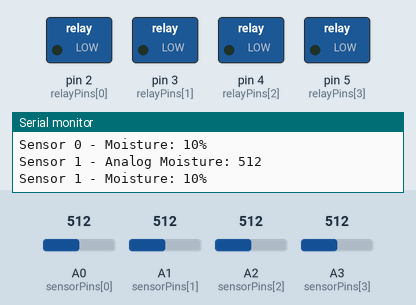
Recording of a sketch running on a simulated Arduino Uno, built with avr-gcc and run on an emulated ATmega328P. Parts: switched loads named in the sketch (green lamp = pin HIGH), the last lines printed to the serial monitor. The test bench sets the inputs (shaded band); at power-on: A0 (sensorPins[0]) = 512, A1 (sensorPins[1]) = 512, A2 (sensorPins[2]) = 512, A3 (sensorPins[3]) = 512.

Above: at 9.2 s.
9.3 s: A0 (sensorPins[0]) set to 489
13.8 s: A0 (sensorPins[0]) set to 462
At 16.8 s:
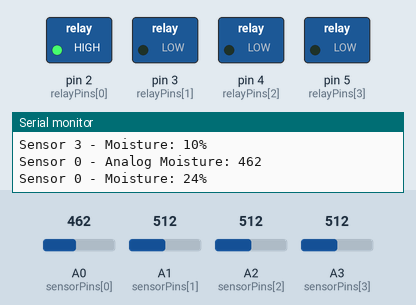
18.3 s: A1 (sensorPins[1]) set to 491
22.8 s: A1 (sensorPins[1]) set to 460
At 26.3 s:
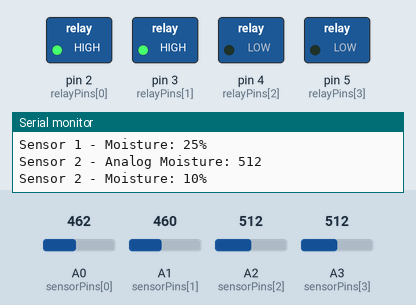
27.3 s: A2 (sensorPins[2]) set to 462
At 30.3 s:
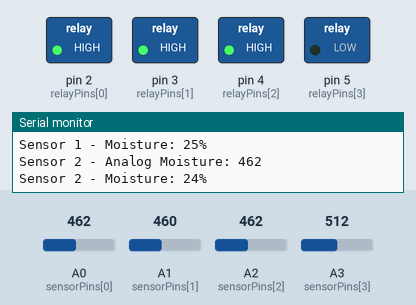
31.8 s: A3 (sensorPins[3]) set to 306
At 35.5 s:
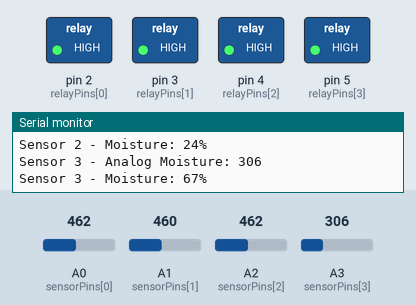
Timing chart, 0 to 37.0 s (numbered marks = the images above; inputs shaded):
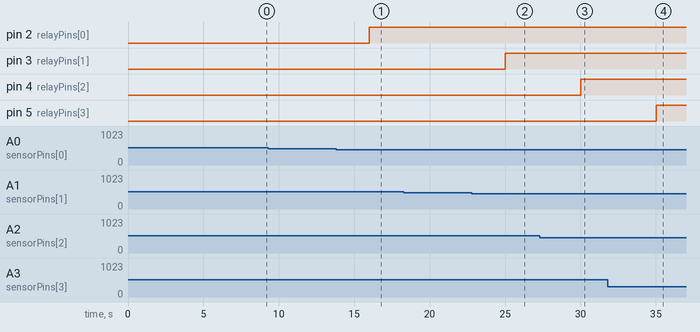

The sketch:

irrigation.ino
```cpp
const int relayPins[] = {2, 3, 4, 5};
const int sensorPins[] = {A0, A1, A2, A3};
const int numSensors = sizeof(sensorPins) / sizeof(sensorPins[0]);
const int readingDelay = 2000;

void setup()
{
  Serial.begin(9600);
  for (int i = 0; i < numSensors; i++)
  {
    pinMode(relayPins[i], OUTPUT);
    pinMode(sensorPins[i], INPUT);
    Serial.print("Reading From Sensor ");
    Serial.print(i);
    Serial.println(" ...");
    delay(readingDelay);
  }
}

void loop()
{
  for (int i = 0; i < numSensors; i++)
  {
    int outputValue = analogRead(sensorPins[i]);
    Serial.print("Sensor ");
    Serial.print(i);
    Serial.print(" - Analog Moisture: ");
    Serial.println(outputValue);
    outputValue = map(outputValue, 550, 190, 0, 100);
    Serial.print("Sensor ");
    Serial.print(i);
    Serial.print(" - Moisture: ");
    Serial.print(outputValue);
    Serial.println("%");

    if (outputValue < 20)
    {
      digitalWrite(relayPins[i], LOW);
    }
    else
    {
      digitalWrite(relayPins[i], HIGH);
    }

    delay(1000);
  }
}
```

Measured:
- the behaviour switches between 479 and 478 on A0 (sensorPins[0]) (found by bisection; images 0 and 1)
- the behaviour switches between 479 and 478 on A1 (sensorPins[1]) (found by bisection; images 1 and 2)
- the behaviour switches between 479 and 478 on A2 (sensorPins[2]) (found by bisection; images 2 and 3)
- after the input at 13.8 s, pin 2 (relayPins[0]): LOW → HIGH after 2.2 s
- after the input at 22.8 s, pin 3 (relayPins[1]): LOW → HIGH after 2.2 s
- after the input at 27.3 s, pin 4 (relayPins[2]): LOW → HIGH after 2.7 s
- after the input at 31.8 s, pin 5 (relayPins[3]): LOW → HIGH after 3.2 s
